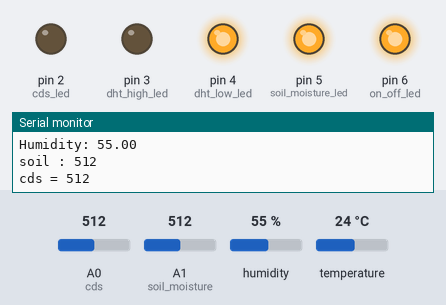
This sketch was run on a simulated Arduino Uno, built for the host (arithmetic inside an expression is 32-bit, double 64-bit). Parts: output pins drawn as LEDs (lit = HIGH), the last lines printed to the serial monitor. The inputs (shaded band) are chosen by the test bench; at power-on: temperature 24 °C, A1 (soil_moisture) = 512, A0 (cds) = 512, humidity 55 %.

Above: at 1.2 s.
1.3 s: temperature set to 27.4 °C
3.6 s: temperature set to 28.5 °C
At 5.9 s:
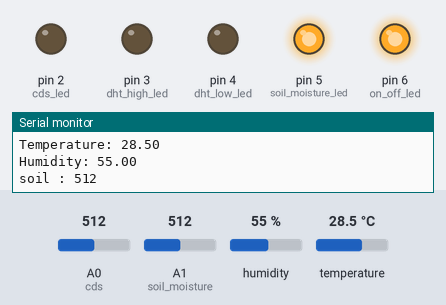
6.2 s: A1 (soil_moisture) set to 490
At 8.1 s:
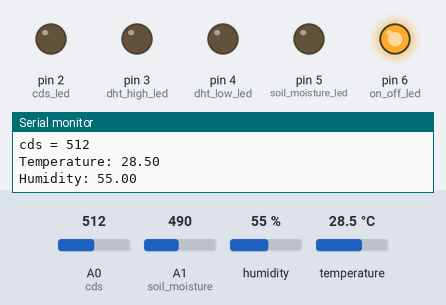
8.4 s: A0 (cds) set to 462
10.3 s: A0 (cds) set to 437
At 12.2 s:
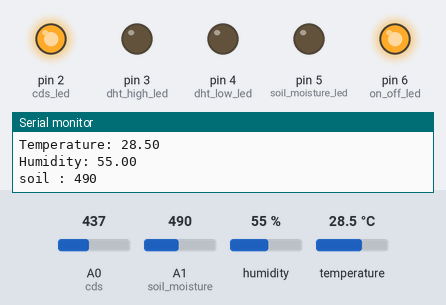
12.9 s: A1 (soil_moisture) set to 510
At 14.2 s:
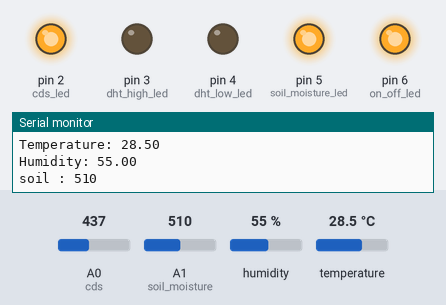
Timing chart, 0 to 15.9 s (numbered marks = the images above; inputs shaded):
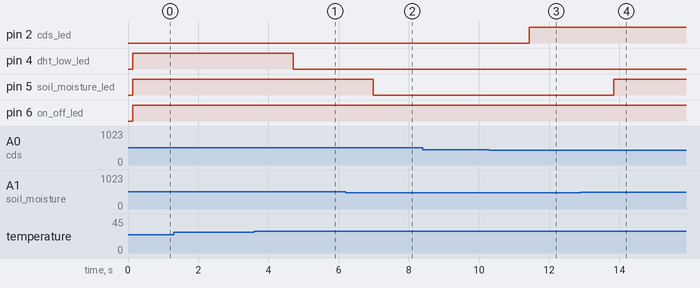

Measured:
- the behaviour switches between 27.9 and 28 °C on temperature (found by bisection; images 0 and 1)
- the behaviour switches between 501 and 500 on A1 (soil_moisture) (found by bisection; images 1 and 2)
- the behaviour switches between 450 and 449 on A0 (cds) (found by bisection; images 2 and 3)
- after the input at 3.6 s, pin 4 (dht_low_led): HIGH → LOW after 1.1 s
- after the input at 6.2 s, pin 5 (soil_moisture_led): HIGH → LOW after 0.79 s
- after the input at 10.3 s, pin 2 (cds_led): LOW → HIGH after 1.1 s
- after the input at 12.9 s, pin 5 (soil_moisture_led): LOW → HIGH after 0.94 s

The sketch:

hubsmell_led_module.ino
```cpp
#include <AM2320.h>

int cds = A0; //조도센서 Analog 0
int cds_led = 2; //조도센서 LED Digital 2

AM2320 dht;
int dht_high_led = 3; //온습도센서 온도 높을때 LED Digital 3
int dht_low_led = 4; //온습도센서 온도 낮을때 LED Digital 4

int soil_moisture = A1; //토양 수분센서 Analog 1
int soil_moisture_led = 5; //토양 수분센서 LED Digital 5

int on_off_led = 6; //on/off LED Digital 6

void setup() {
  // put your setup code here, to run once:
  Serial.begin(9600);
  pinMode(cds_led, OUTPUT);

  dht.begin();
  pinMode(dht_high_led, OUTPUT);
  pinMode(dht_low_led, OUTPUT);

  pinMode(soil_moisture_led, OUTPUT);

  pinMode(on_off_led, OUTPUT);
}

void loop() {
  int cds_value = analogRead(cds); //조도센서로 측정된 밝기 값 가져옴.
  float temp_value = dht.getTemperature();
  int soil_value = analogRead(soil_moisture);

  Serial.print("cds = ");
  Serial.println(cds_value);

  /**
   * 조도 센서에 따른 LED 상태
   */
  if(cds_value < 450){
    digitalWrite(cds_led, HIGH);
  }
  else{
    digitalWrite(cds_led, LOW);
  }

  /**
   * 온습도 센서에 따른 LED 상태
   */
  if (dht.measure()) {
    Serial.print("Temperature: ");
    Serial.println(dht.getTemperature());
    Serial.print("Humidity: ");
    Serial.println(dht.getHumidity());

    if(dht.getTemperature() >= 30){
      digitalWrite(dht_high_led, HIGH);
      digitalWrite(dht_low_led, LOW);
    }
    else if(dht.getTemperature() < 28){
      digitalWrite(dht_low_led, HIGH);
      digitalWrite(dht_high_led, LOW);
    }
    else{
      digitalWrite(dht_high_led, LOW);
      digitalWrite(dht_low_led, LOW);
    }
  }
  else {  // error has occured
    int errorCode = dht.getErrorCode();
    switch (errorCode) {
      case 1: Serial.println("ERR: Sensor is offline"); break;
      case 2: Serial.println("ERR: CRC validation failed."); break;
    }
  }

  /**
   * 토양 수분 센서에 따른 LED 상태
   */
   Serial.print("soil : ");
   Serial.println(soil_value);

   if(soil_value > 500){
    digitalWrite(soil_moisture_led, HIGH);
   }
   else{
    digitalWrite(soil_moisture_led, LOW);
   }

  digitalWrite(on_off_led, HIGH);

  delay(1000);
}
```
